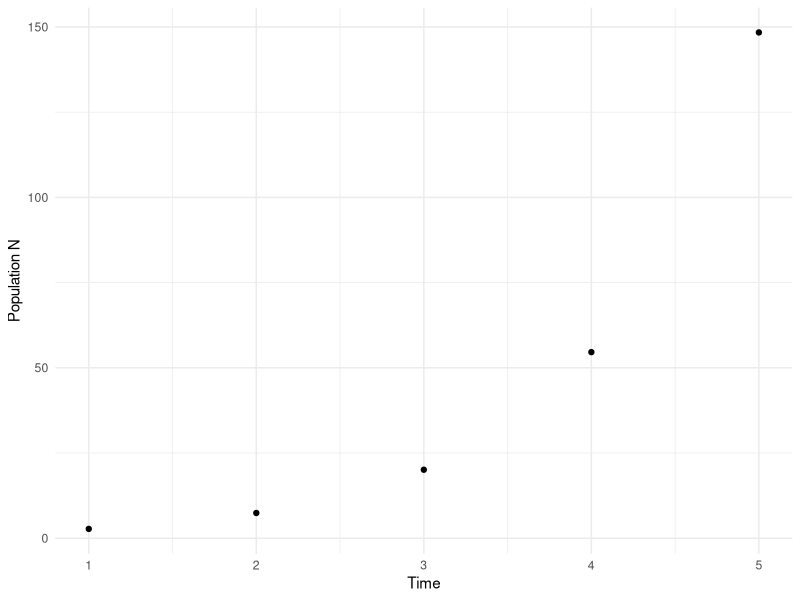
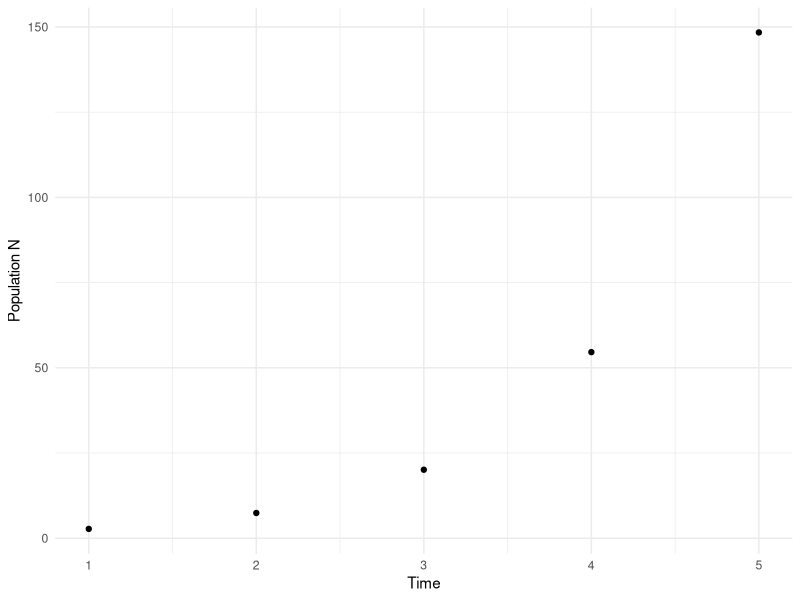
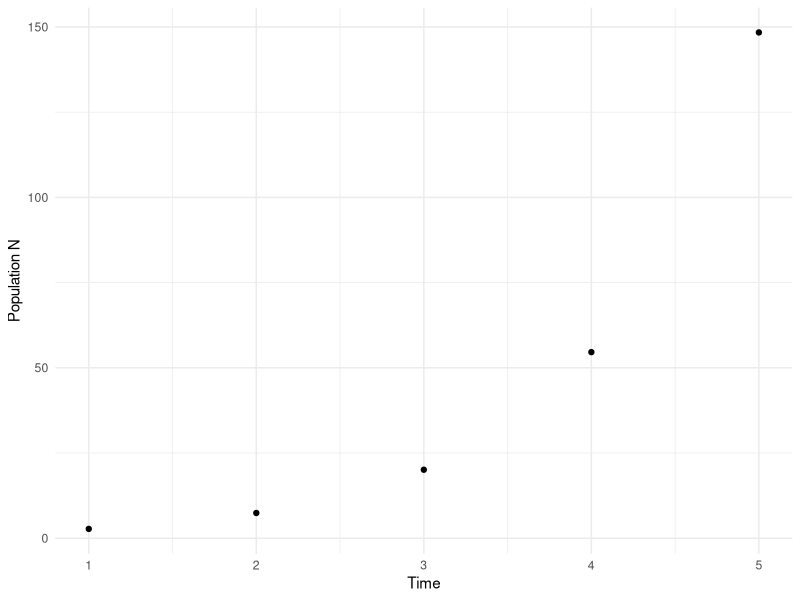
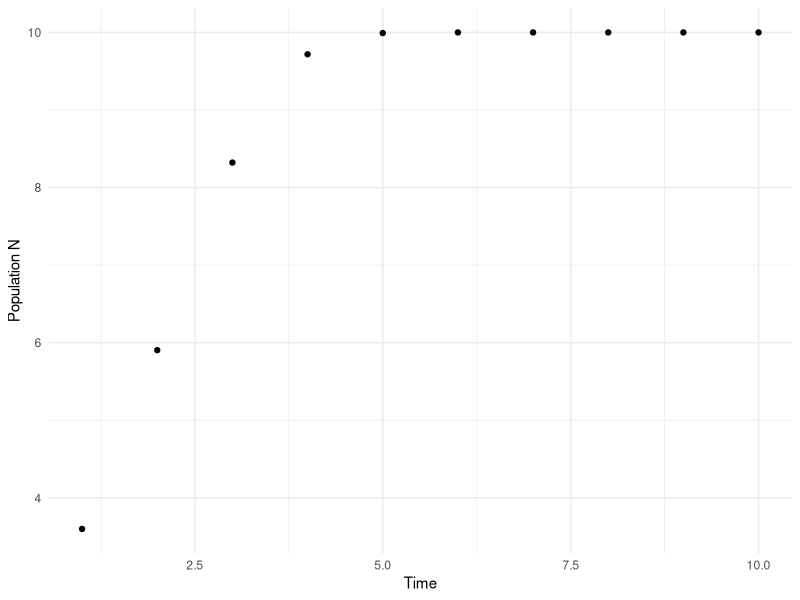
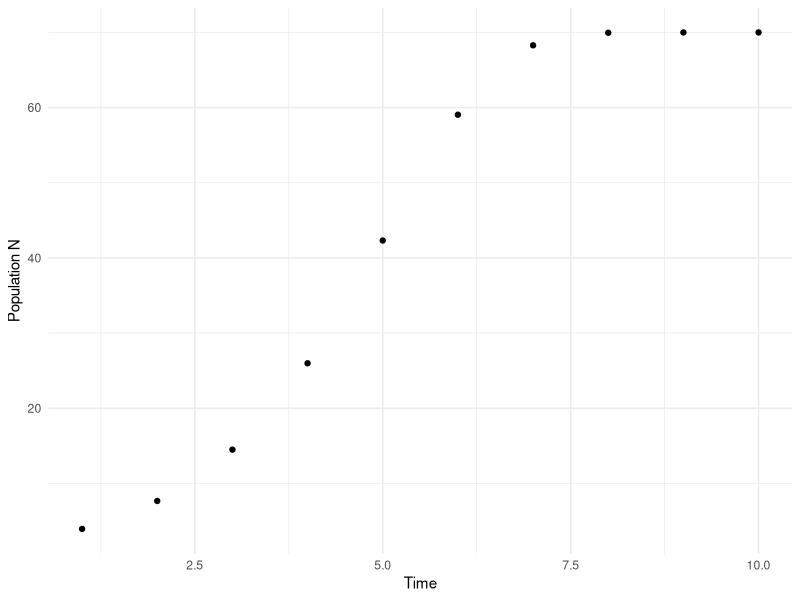
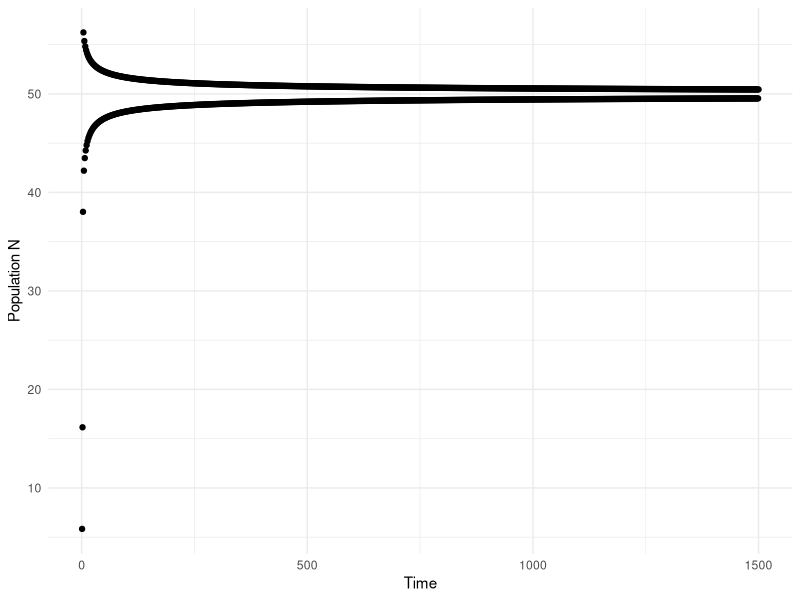

Source code (R) for these figures, in order:
## ---- chunk 1
#| label: load-packages
#| include: false

library(tidyverse)
library(palmerpenguins)
theme_set(theme_minimal())
## ---- chunk 2
#Below, TT and PP are storage vectors for your time step (TT) 
#and your population abundance measure at that time step. So TT[1] shows year 1 
#as your first time step; PP[1] shows your population abundance at TT[1]. 
PP<-vector(mode = "numeric", length = 5); RR<-exp(1); PP0<-1
TT<-1:5
PP[1]; TT[1]

#RR and PP0 above are the 2 parameters included in this model (in contrast to storage). 
#The 2 parameters affect the values resulting in PP, based on TT). 
#Therefore, they affect the shape of your population growth function. 
#TT is input, PP is output, and the PP output values depend on parameters RR and PP0.
# See how equations in slides are translated into the model below. Also try to keep 
# track of your parameters versus storage components as the models presented become 
# more complex.

#This is the model - it updates your expected population abundance at each of the 
#5 time step, assuming the population grows exponentially.
for(i in 1:5){ PP[i]<-PP0*exp(TT[i])}

#Note that the model can also be written as below with the same result.
for(i in 1:5){ PP[i]<-PP0*RR^TT[i]}
PP
tibble(PP,TT) %>% ggplot(aes(TT,PP)) + geom_point() + xlab("Time") + ylab("Population N")
## ---- chunk 3
#### Still Other ways to write the exponential model ... 
PP<-vector(mode = "numeric", length = 5); PP0<-1
TT<-1:5
PP[1]<-PP0*RR
for(i in 2:5){ PP[i]<-RR*PP[i-1]} 
PP
tibble(PP,TT) %>% ggplot(aes(TT,PP)) + geom_point() + xlab("Time") + ylab("Population N")
## ---- chunk 4
# If RR = 1 + rr, then this is the same as PP[i]<-(1 + rr)*PP[i-1] = PP[i-1] + rr*PP[i-1].
#  Change the code above to the last form to show this: 

PP<-vector(mode = "numeric", length = 5); PP0<-1
TT<-1:5
rr <- RR - 1
PP[1]<-PP0 + rr*PP0
PP[1]<-PP0*(1 + rr)
for(i in 2:5){ PP[i]<-PP[i-1] + rr*PP[i-1]} 
for(i in 2:5){ PP[i]<-PP[i-1]*(1 + rr)} 
PP
tibble(PP,TT) %>% ggplot(aes(TT,PP)) + geom_point() + xlab("Time") + ylab("Population N")
## ---- chunk 5
# Adding density dependence into the code below to reflect logistic growth. 
# What section fo the code was added?

PP<-vector(mode = "numeric", length = 10); PP0<-2; rr<-1 ;
TT<-1:10
KK<-10
PP[1]<-PP0+rr*PP0*(1-PP0/KK)
for(i in 2:10){ PP[i]<-PP[i-1] + rr*PP[i-1]*(1-PP[i-1]/KK)} 
PP
tibble(PP,TT) %>% ggplot(aes(TT,PP)) + geom_point() + xlab("Time") + ylab("Population N")
## ---- chunk 6

# Now Change rr and K values above to see how they affect the model 
#Q2.0: Try KK between values of 10 and 70. What does it control?

PP<-vector(mode = "numeric", length = 10); PP0<-2; rr<-1 ;
TT<-1:10
KK<-70
PP[1]<-PP0+rr*PP0*(1-PP0/KK)
for(i in 2:10){ PP[i]<-PP[i-1] + rr*PP[i-1]*(1-PP[i-1]/KK)} 
PP
tibble(PP,TT) %>% ggplot(aes(TT,PP)) + geom_point() + xlab("Time") + ylab("Population N")
## ---- chunk 7
#Q2.1: Set KK at 50 and rr at 2. Why do you get strange shapes at higher rr values?

PP<-vector(mode = "numeric", length = 1500); PP0<-2; rr<-2 ;
TT<-1:1500
KK<-50
PP[1]<-PP0+rr*PP0*(1-PP0/KK)
for(i in 2:1500){ PP[i]<-PP[i-1] + rr*PP[i-1]*(1-PP[i-1]/KK)} 
PP
tibble(PP,TT) %>% ggplot(aes(TT,PP)) + geom_point() + xlab("Time") + ylab("Population N")

